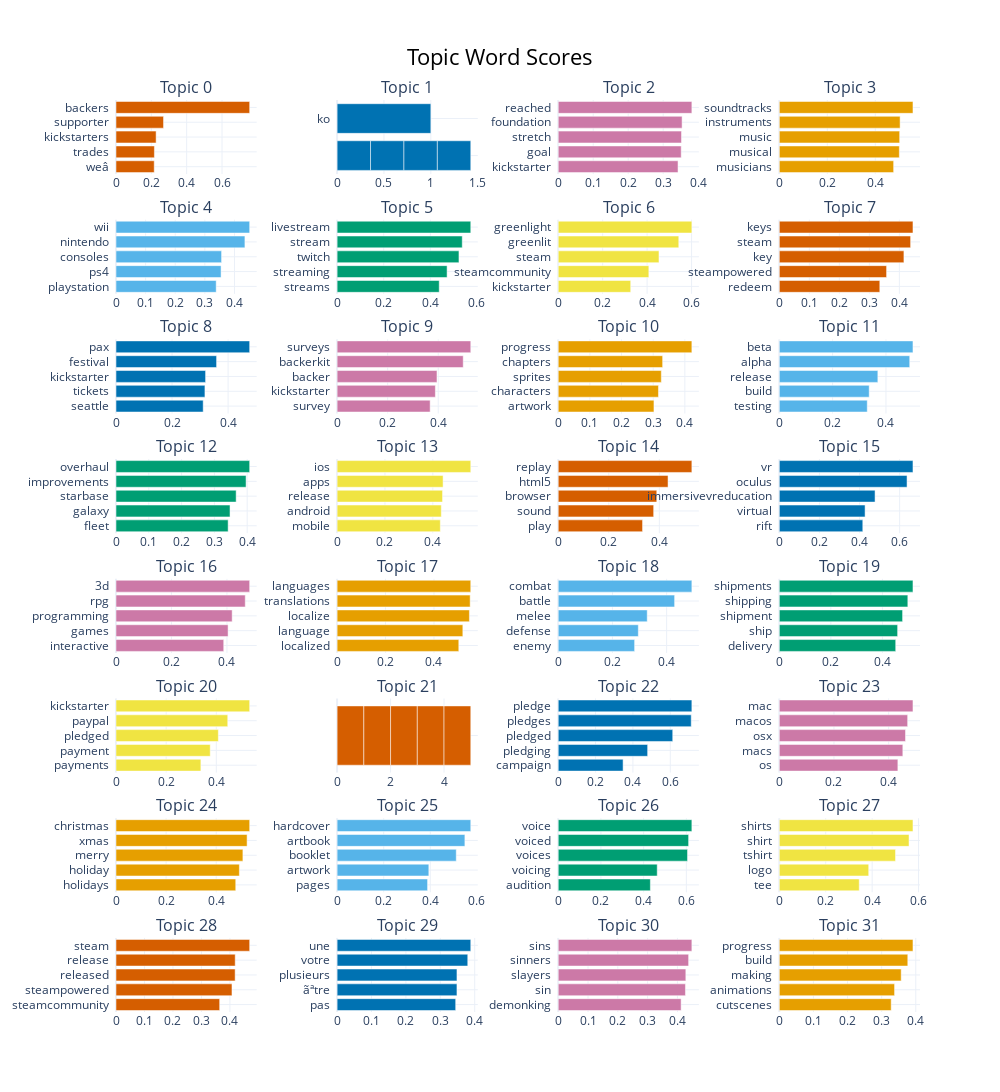

Notebook source saved alongside this figure:
### Code cell
topic_model_videogames.visualize_barchart(top_n_topics=32)

### Figure 1 — Plotly figure (JSON) as saved in the notebook; plotly's stock layout.template omitted (floating-point values rounded to 4 significant figures)
{"data": [{"marker": {"color": "#D55E00"}, "orientation": "h", "x": [0.2164, 0.2173, 0.227, 0.269, 0.7566], "y": ["weâ  ", "trades  ", "kickstarters  ", "supporter  ", "backers  "], "type": "bar", "xaxis": "x", "yaxis": "y"}, {"marker": {"color": "#0072B2"}, "orientation": "h", "x": [0.3565, 0.3565, 0.3565, 0.3565, 1.0], "y": ["  ", "  ", "  ", "  ", "ko  "], "type": "bar", "xaxis": "x2", "yaxis": "y2"}, {"marker": {"color": "#CC79A7"}, "orientation": "h", "x": [0.3424, 0.3515, 0.3523, 0.3541, 0.382], "y": ["kickstarter  ", "goal  ", "stretch  ", "foundation  ", "reached  "], "type": "bar", "xaxis": "x3", "yaxis": "y3"}, {"marker": {"color": "#E69F00"}, "orientation": "h", "x": [0.4764, 0.5001, 0.5015, 0.5033, 0.5569], "y": ["musicians  ", "musical  ", "music  ", "instruments  ", "soundtracks  "], "type": "bar", "xaxis": "x4", "yaxis": "y4"}, {"marker": {"color": "#56B4E9"}, "orientation": "h", "x": [0.3382, 0.3547, 0.3564, 0.4352, 0.4513], "y": ["playstation  ", "ps4  ", "consoles  ", "nintendo  ", "wii  "], "type": "bar", "xaxis": "x5", "yaxis": "y5"}, {"marker": {"color": "#009E73"}, "orientation": "h", "x": [0.4382, 0.4719, 0.5228, 0.5369, 0.5735], "y": ["streams  ", "streaming  ", "twitch  ", "stream  ", "livestream  "], "type": "bar", "xaxis": "x6", "yaxis": "y6"}, {"marker": {"color": "#F0E442"}, "orientation": "h", "x": [0.3262, 0.4078, 0.4533, 0.5424, 0.6013], "y": ["kickstarter  ", "steamcommunity  ", "steam  ", "greenlit  ", "greenlight  "], "type": "bar", "xaxis": "x7", "yaxis": "y7"}, {"marker": {"color": "#D55E00"}, "orientation": "h", "x": [0.3349, 0.3574, 0.4152, 0.4375, 0.4453], "y": ["redeem  ", "steampowered  ", "key  ", "steam  ", "keys  "], "type": "bar", "xaxis": "x8", "yaxis": "y8"}, {"marker": {"color": "#0072B2"}, "orientation": "h", "x": [0.3111, 0.3173, 0.3196, 0.3588, 0.4769], "y": ["seattle  ", "tickets  ", "kickstarter  ", "festival  ", "pax  "], "type": "bar", "xaxis": "x9", "yaxis": "y9"}, {"marker": {"color": "#CC79A7"}, "orientation": "h", "x": [0.368, 0.3886, 0.3951, 0.4989, 0.5287], "y": ["survey  ", "kickstarter  ", "backer  ", "backerkit  ", "surveys  "], "type": "bar", "xaxis": "x10", "yaxis": "y10"}, {"marker": {"color": "#E69F00"}, "orientation": "h", "x": [0.3024, 0.3167, 0.3257, 0.3298, 0.4221], "y": ["artwork  ", "characters  ", "sprites  ", "chapters  ", "progress  "], "type": "bar", "xaxis": "x11", "yaxis": "y11"}, {"marker": {"color": "#56B4E9"}, "orientation": "h", "x": [0.3299, 0.3372, 0.3697, 0.4893, 0.5014], "y": ["testing  ", "build  ", "release  ", "alpha  ", "beta  "], "type": "bar", "xaxis": "x12", "yaxis": "y12"}, {"marker": {"color": "#009E73"}, "orientation": "h", "x": [0.3419, 0.3477, 0.3664, 0.3967, 0.4076], "y": ["fleet  ", "galaxy  ", "starbase  ", "improvements  ", "overhaul  "], "type": "bar", "xaxis": "x13", "yaxis": "y13"}, {"marker": {"color": "#F0E442"}, "orientation": "h", "x": [0.4313, 0.4354, 0.4406, 0.4429, 0.5585], "y": ["mobile  ", "android  ", "release  ", "apps  ", "ios  "], "type": "bar", "xaxis": "x14", "yaxis": "y14"}, {"marker": {"color": "#D55E00"}, "orientation": "h", "x": [0.3336, 0.3776, 0.3899, 0.4345, 0.5287], "y": ["play  ", "sound  ", "browser  ", "html5  ", "replay  "], "type": "bar", "xaxis": "x15", "yaxis": "y15"}, {"marker": {"color": "#0072B2"}, "orientation": "h", "x": [0.4163, 0.4277, 0.4775, 0.6369, 0.6665], "y": ["rift  ", "virtual  ", "immersivevreducation  ", "oculus  ", "vr  "], "type": "bar", "xaxis": "x16", "yaxis": "y16"}, {"marker": {"color": "#CC79A7"}, "orientation": "h", "x": [0.3884, 0.4041, 0.4188, 0.466, 0.4819], "y": ["interactive  ", "games  ", "programming  ", "rpg  ", "3d  "], "type": "bar", "xaxis": "x17", "yaxis": "y17"}, {"marker": {"color": "#E69F00"}, "orientation": "h", "x": [0.5024, 0.5191, 0.5462, 0.5493, 0.5518], "y": ["localized  ", "language  ", "localize  ", "translations  ", "languages  "], "type": "bar", "xaxis": "x18", "yaxis": "y18"}, {"marker": {"color": "#56B4E9"}, "orientation": "h", "x": [0.2819, 0.2955, 0.3284, 0.4294, 0.4931], "y": ["enemy  ", "defense  ", "melee  ", "battle  ", "combat  "], "type": "bar", "xaxis": "x19", "yaxis": "y19"}, {"marker": {"color": "#009E73"}, "orientation": "h", "x": [0.4515, 0.4589, 0.4782, 0.4985, 0.5185], "y": ["delivery  ", "ship  ", "shipment  ", "shipping  ", "shipments  "], "type": "bar", "xaxis": "x20", "yaxis": "y20"}, {"marker": {"color": "#F0E442"}, "orientation": "h", "x": [0.3385, 0.3758, 0.4082, 0.4458, 0.5332], "y": ["payments  ", "payment  ", "pledged  ", "paypal  ", "kickstarter  "], "type": "bar", "xaxis": "x21", "yaxis": "y21"}, {"marker": {"color": "#D55E00"}, "orientation": "h", "x": [1.0, 1.0, 1.0, 1.0, 1.0], "y": ["  ", "  ", "  ", "  ", "  "], "type": "bar", "xaxis": "x22", "yaxis": "y22"}, {"marker": {"color": "#0072B2"}, "orientation": "h", "x": [0.3474, 0.4788, 0.6132, 0.7122, 0.7156], "y": ["campaign  ", "pledging  ", "pledged  ", "pledges  ", "pledge  "], "type": "bar", "xaxis": "x23", "yaxis": "y23"}, {"marker": {"color": "#CC79A7"}, "orientation": "h", "x": [0.4338, 0.452, 0.4617, 0.4696, 0.489], "y": ["os  ", "macs  ", "osx  ", "macos  ", "mac  "], "type": "bar", "xaxis": "x24", "yaxis": "y24"}, {"marker": {"color": "#E69F00"}, "orientation": "h", "x": [0.478, 0.4925, 0.5066, 0.5233, 0.5336], "y": ["holidays  ", "holiday  ", "merry  ", "xmas  ", "christmas  "], "type": "bar", "xaxis": "x25", "yaxis": "y25"}, {"marker": {"color": "#56B4E9"}, "orientation": "h", "x": [0.3883, 0.3937, 0.5114, 0.5485, 0.5737], "y": ["pages  ", "artwork  ", "booklet  ", "artbook  ", "hardcover  "], "type": "bar", "xaxis": "x26", "yaxis": "y26"}, {"marker": {"color": "#009E73"}, "orientation": "h", "x": [0.4315, 0.4636, 0.6055, 0.6106, 0.6258], "y": ["audition  ", "voicing  ", "voices  ", "voiced  ", "voice  "], "type": "bar", "xaxis": "x27", "yaxis": "y27"}, {"marker": {"color": "#F0E442"}, "orientation": "h", "x": [0.3444, 0.3853, 0.5008, 0.5589, 0.5759], "y": ["tee  ", "logo  ", "tshirt  ", "shirt  ", "shirts  "], "type": "bar", "xaxis": "x28", "yaxis": "y28"}, {"marker": {"color": "#D55E00"}, "orientation": "h", "x": [0.364, 0.4072, 0.4183, 0.4186, 0.4693], "y": ["steamcommunity  ", "steampowered  ", "released  ", "release  ", "steam  "], "type": "bar", "xaxis": "x29", "yaxis": "y29"}, {"marker": {"color": "#0072B2"}, "orientation": "h", "x": [0.3447, 0.3484, 0.3484, 0.3798, 0.3885], "y": ["pas  ", "ãªtre  ", "plusieurs  ", "votre  ", "une  "], "type": "bar", "xaxis": "x30", "yaxis": "y30"}, {"marker": {"color": "#CC79A7"}, "orientation": "h", "x": [0.4124, 0.4269, 0.4282, 0.4375, 0.4484], "y": ["demonking  ", "sin  ", "slayers  ", "sinners  ", "sins  "], "type": "bar", "xaxis": "x31", "yaxis": "y31"}, {"marker": {"color": "#E69F00"}, "orientation": "h", "x": [0.328, 0.3379, 0.3573, 0.3766, 0.3918], "y": ["cutscenes  ", "animations  ", "making  ", "build  ", "progress  "], "type": "bar", "xaxis": "x32", "yaxis": "y32"}], "layout": {"xaxis": {"anchor": "y", "domain": [0.0, 0.175], "showgrid": true}, "yaxis": {"anchor": "x", "domain": [0.9187, 1.0], "showgrid": true}, "xaxis2": {"anchor": "y2", "domain": [0.275, 0.45], "showgrid": true}, "yaxis2": {"anchor": "x2", "domain": [0.9187, 1.0], "showgrid": true}, "xaxis3": {"anchor": "y3", "domain": [0.55, 0.725], "showgrid": true}, "yaxis3": {"anchor": "x3", "domain": [0.9187, 1.0], "showgrid": true}, "xaxis4": {"anchor": "y4", "domain": [0.825, 1.0], "showgrid": true}, "yaxis4": {"anchor": "x4", "domain": [0.9187, 1.0], "showgrid": true}, "xaxis5": {"anchor": "y5", "domain": [0.0, 0.175], "showgrid": true}, "yaxis5": {"anchor": "x5", "domain": [0.7875, 0.8687], "showgrid": true}, "xaxis6": {"anchor": "y6", "domain": [0.275, 0.45], "showgrid": true}, "yaxis6": {"anchor": "x6", "domain": [0.7875, 0.8687], "showgrid": true}, "xaxis7": {"anchor": "y7", "domain": [0.55, 0.725], "showgrid": true}, "yaxis7": {"anchor": "x7", "domain": [0.7875, 0.8687], "showgrid": true}, "xaxis8": {"anchor": "y8", "domain": [0.825, 1.0], "showgrid": true}, "yaxis8": {"anchor": "x8", "domain": [0.7875, 0.8687], "showgrid": true}, "xaxis9": {"anchor": "y9", "domain": [0.0, 0.175], "showgrid": true}, "yaxis9": {"anchor": "x9", "domain": [0.6562, 0.7375], "showgrid": true}, "xaxis10": {"anchor": "y10", "domain": [0.275, 0.45], "showgrid": true}, "yaxis10": {"anchor": "x10", "domain": [0.6562, 0.7375], "showgrid": true}, "xaxis11": {"anchor": "y11", "domain": [0.55, 0.725], "showgrid": true}, "yaxis11": {"anchor": "x11", "domain": [0.6562, 0.7375], "showgrid": true}, "xaxis12": {"anchor": "y12", "domain": [0.825, 1.0], "showgrid": true}, "yaxis12": {"anchor": "x12", "domain": [0.6562, 0.7375], "showgrid": true}, "xaxis13": {"anchor": "y13", "domain": [0.0, 0.175], "showgrid": true}, "yaxis13": {"anchor": "x13", "domain": [0.525, 0.6062], "showgrid": true}, "xaxis14": {"anchor": "y14", "domain": [0.275, 0.45], "showgrid": true}, "yaxis14": {"anchor": "x14", "domain": [0.525, 0.6062], "showgrid": true}, "xaxis15": {"anchor": "y15", "domain": [0.55, 0.725], "showgrid": true}, "yaxis15": {"anchor": "x15", "domain": [0.525, 0.6062], "showgrid": true}, "xaxis16": {"anchor": "y16", "domain": [0.825, 1.0], "showgrid": true}, "yaxis16": {"anchor": "x16", "domain": [0.525, 0.6062], "showgrid": true}, "xaxis17": {"anchor": "y17", "domain": [0.0, 0.175], "showgrid": true}, "yaxis17": {"anchor": "x17", "domain": [0.3937, 0.475], "showgrid": true}, "xaxis18": {"anchor": "y18", "domain": [0.275, 0.45], "showgrid": true}, "yaxis18": {"anchor": "x18", "domain": [0.3937, 0.475], "showgrid": true}, "xaxis19": {"anchor": "y19", "domain": [0.55, 0.725], "showgrid": true}, "yaxis19": {"anchor": "x19", "domain": [0.3937, 0.475], "showgrid": true}, "xaxis20": {"anchor": "y20", "domain": [0.825, 1.0], "showgrid": true}, "yaxis20": {"anchor": "x20", "domain": [0.3937, 0.475], "showgrid": true}, "xaxis21": {"anchor": "y21", "domain": [0.0, 0.175], "showgrid": true}, "yaxis21": {"anchor": "x21", "domain": [0.2625, 0.3437], "showgrid": true}, "xaxis22": {"anchor": "y22", "domain": [0.275, 0.45], "showgrid": true}, "yaxis22": {"anchor": "x22", "domain": [0.2625, 0.3437], "showgrid": true}, "xaxis23": {"anchor": "y23", "domain": [0.55, 0.725], "showgrid": true}, "yaxis23": {"anchor": "x23", "domain": [0.2625, 0.3437], "showgrid": true}, "xaxis24": {"anchor": "y24", "domain": [0.825, 1.0], "showgrid": true}, "yaxis24": {"anchor": "x24", "domain": [0.2625, 0.3437], "showgrid": true}, "xaxis25": {"anchor": "y25", "domain": [0.0, 0.175], "showgrid": true}, "yaxis25": {"anchor": "x25", "domain": [0.1312, 0.2125], "showgrid": true}, "xaxis26": {"anchor": "y26", "domain": [0.275, 0.45], "showgrid": true}, "yaxis26": {"anchor": "x26", "domain": [0.1312, 0.2125], "showgrid": true}, "xaxis27": {"anchor": "y27", "domain": [0.55, 0.725], "showgrid": true}, "yaxis27": {"anchor": "x27", "domain": [0.1312, 0.2125], "showgrid": true}, "xaxis28": {"anchor": "y28", "domain": [0.825, 1.0], "showgrid": true}, "yaxis28": {"anchor": "x28", "domain": [0.1312, 0.2125], "showgrid": true}, "xaxis29": {"anchor": "y29", "domain": [0.0, 0.175], "showgrid": true}, "yaxis29": {"anchor": "x29", "domain": [0.0, 0.08125], "showgrid": true}, "xaxis30": {"anchor": "y30", "domain": [0.275, 0.45], "showgrid": true}, "yaxis30": {"anchor": "x30", "domain": [0.0, 0.08125], "showgrid": true}, "xaxis31": {"anchor": "y31", "domain": [0.55, 0.725], "showgrid": true}, "yaxis31": {"anchor": "x31", "domain": [0.0, 0.08125], "showgrid": true}, "xaxis32": {"anchor": "y32", "domain": [0.825, 1.0], "showgrid": true}, "yaxis32": {"anchor": "x32", "domain": [0.0, 0.08125], "showgrid": true}, "annotations": [{"font": {"size": 16}, "showarrow": false, "text": "Topic 0", "x": 0.0875, "xanchor": "center", "xref": "paper", "y": 1.0, "yanchor": "bottom", "yref": "paper"}, {"font": {"size": 16}, "showarrow": false, "text": "Topic 1", "x": 0.3625, "xanchor": "center", "xref": "paper", "y": 1.0, "yanchor": "bottom", "yref": "paper"}, {"font": {"size": 16}, "showarrow": false, "text": "Topic 2", "x": 0.6375, "xanchor": "center", "xref": "paper", "y": 1.0, "yanchor": "bottom", "yref": "paper"}, {"font": {"size": 16}, "showarrow": false, "text": "Topic 3", "x": 0.9125, "xanchor": "center", "xref": "paper", "y": 1.0, "yanchor": "bottom", "yref": "paper"}, {"font": {"size": 16}, "showarrow": false, "text": "Topic 4", "x": 0.0875, "xanchor": "center", "xref": "paper", "y": 0.8687, "yanchor": "bottom", "yref": "paper"}, {"font": {"size": 16}, "showarrow": false, "text": "Topic 5", "x": 0.3625, "xanchor": "center", "xref": "paper", "y": 0.8687, "yanchor": "bottom", "yref": "paper"}, {"font": {"size": 16}, "showarrow": false, "text": "Topic 6", "x": 0.6375, "xanchor": "center", "xref": "paper", "y": 0.8687, "yanchor": "bottom", "yref": "paper"}, {"font": {"size": 16}, "showarrow": false, "text": "Topic 7", "x": 0.9125, "xanchor": "center", "xref": "paper", "y": 0.8687, "yanchor": "bottom", "yref": "paper"}, {"font": {"size": 16}, "showarrow": false, "text": "Topic 8", "x": 0.0875, "xanchor": "center", "xref": "paper", "y": 0.7375, "yanchor": "bottom", "yref": "paper"}, {"font": {"size": 16}, "showarrow": false, "text": "Topic 9", "x": 0.3625, "xanchor": "center", "xref": "paper", "y": 0.7375, "yanchor": "bottom", "yref": "paper"}, {"font": {"size": 16}, "showarrow": false, "text": "Topic 10", "x": 0.6375, "xanchor": "center", "xref": "paper", "y": 0.7375, "yanchor": "bottom", "yref": "paper"}, {"font": {"size": 16}, "showarrow": false, "text": "Topic 11", "x": 0.9125, "xanchor": "center", "xref": "paper", "y": 0.7375, "yanchor": "bottom", "yref": "paper"}, {"font": {"size": 16}, "showarrow": false, "text": "Topic 12", "x": 0.0875, "xanchor": "center", "xref": "paper", "y": 0.6062, "yanchor": "bottom", "yref": "paper"}, {"font": {"size": 16}, "showarrow": false, "text": "Topic 13", "x": 0.3625, "xanchor": "center", "xref": "paper", "y": 0.6062, "yanchor": "bottom", "yref": "paper"}, {"font": {"size": 16}, "showarrow": false, "text": "Topic 14", "x": 0.6375, "xanchor": "center", "xref": "paper", "y": 0.6062, "yanchor": "bottom", "yref": "paper"}, {"font": {"size": 16}, "showarrow": false, "text": "Topic 15", "x": 0.9125, "xanchor": "center", "xref": "paper", "y": 0.6062, "yanchor": "bottom", "yref": "paper"}, {"font": {"size": 16}, "showarrow": false, "text": "Topic 16", "x": 0.0875, "xanchor": "center", "xref": "paper", "y": 0.475, "yanchor": "bottom", "yref": "paper"}, {"font": {"size": 16}, "showarrow": false, "text": "Topic 17", "x": 0.3625, "xanchor": "center", "xref": "paper", "y": 0.475, "yanchor": "bottom", "yref": "paper"}, {"font": {"size": 16}, "showarrow": false, "text": "Topic 18", "x": 0.6375, "xanchor": "center", "xref": "paper", "y": 0.475, "yanchor": "bottom", "yref": "paper"}, {"font": {"size": 16}, "showarrow": false, "text": "Topic 19", "x": 0.9125, "xanchor": "center", "xref": "paper", "y": 0.475, "yanchor": "bottom", "yref": "paper"}, {"font": {"size": 16}, "showarrow": false, "text": "Topic 20", "x": 0.0875, "xanchor": "center", "xref": "paper", "y": 0.3437, "yanchor": "bottom", "yref": "paper"}, {"font": {"size": 16}, "showarrow": false, "text": "Topic 21", "x": 0.3625, "xanchor": "center", "xref": "paper", "y": 0.3437, "yanchor": "bottom", "yref": "paper"}, {"font": {"size": 16}, "showarrow": false, "text": "Topic 22", "x": 0.6375, "xanchor": "center", "xref": "paper", "y": 0.3437, "yanchor": "bottom", "yref": "paper"}, {"font": {"size": 16}, "showarrow": false, "text": "Topic 23", "x": 0.9125, "xanchor": "center", "xref": "paper", "y": 0.3437, "yanchor": "bottom", "yref": "paper"}, {"font": {"size": 16}, "showarrow": false, "text": "Topic 24", "x": 0.0875, "xanchor": "center", "xref": "paper", "y": 0.2125, "yanchor": "bottom", "yref": "paper"}, {"font": {"size": 16}, "showarrow": false, "text": "Topic 25", "x": 0.3625, "xanchor": "center", "xref": "paper", "y": 0.2125, "yanchor": "bottom", "yref": "paper"}, {"font": {"size": 16}, "showarrow": false, "text": "Topic 26", "x": 0.6375, "xanchor": "center", "xref": "paper", "y": 0.2125, "yanchor": "bottom", "yref": "paper"}, {"font": {"size": 16}, "showarrow": false, "text": "Topic 27", "x": 0.9125, "xanchor": "center", "xref": "paper", "y": 0.2125, "yanchor": "bottom", "yref": "paper"}, {"font": {"size": 16}, "showarrow": false, "text": "Topic 28", "x": 0.0875, "xanchor": "center", "xref": "paper", "y": 0.08125, "yanchor": "bottom", "yref": "paper"}, {"font": {"size": 16}, "showarrow": false, "text": "Topic 29", "x": 0.3625, "xanchor": "center", "xref": "paper", "y": 0.08125, "yanchor": "bottom", "yref": "paper"}, {"font": {"size": 16}, "showarrow": false, "text": "Topic 30", "x": 0.6375, "xanchor": "center", "xref": "paper", "y": 0.08125, "yanchor": "bottom", "yref": "paper"}, {"font": {"size": 16}, "showarrow": false, "text": "Topic 31", "x": 0.9125, "xanchor": "center", "xref": "paper", "y": 0.08125, "yanchor": "bottom", "yref": "paper"}], "title": {"font": {"size": 22, "color": "Black"}, "text": "Topic Word Scores", "x": 0.5, "xanchor": "center", "yanchor": "top"}, "hoverlabel": {"font": {"size": 16, "family": "Rockwell"}, "bgcolor": "white"}, "showlegend": false, "width": 1000, "height": 2000}}
